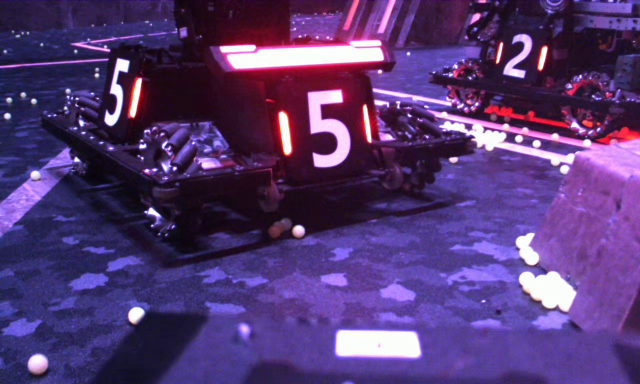
#> input picture Primary/RMimage/1290.jpg, 1280 x 768 px, given in place of blue1.mp4, which was not available (shown at 1/2 size)
$ python main.py
#> lines starting #> are read from the running program, lines starting #| are printed output that depends on the picture; after the words box and inside, x2 and y2 are one past the last pixel; in counts of white or black regions, pixels touching at a corner belong together; pictures that were not available may be replaced by others from this repository, and a replacement may not be noted
#> further down, frame is the input picture: shape (768, 1280, 3); mean B, G, R 115.2, 56.7, 85
### Intermediate/function.py
import cv2 as cv
import numpy as np


def colorRecog(imgOri, color):  # 根据目标颜色进行二值化
#> called with color = 'blue1'
    colorDict = {
        'red1': [np.array([0, 0, 240]), np.array([160, 160, 255])],
        'blue1': [np.array([0, 0, 240]), np.array([160, 160, 255])],
        'red2': [np.array([0, 60, 60]), np.array([20, 255, 255])],
        'blue2': [np.array([0, 150, 70]), np.array([160, 255, 255])]
    }

    blur = cv.GaussianBlur(imgOri, (13, 13), 0)
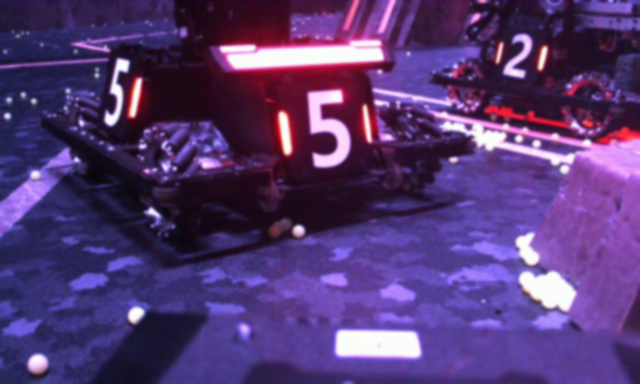
#> blur: shape (768, 1280, 3) (shown at 1/2 size); mean B, G, R 115.2, 56.7, 85
    hsv = cv.cvtColor(blur, cv.COLOR_BGR2HSV)
#> hsv: shape (768, 1280, 3); mean H, S, V 134.7, 146, 120.1
    range = cv.inRange(hsv, colorDict[color][0], colorDict[color][1])
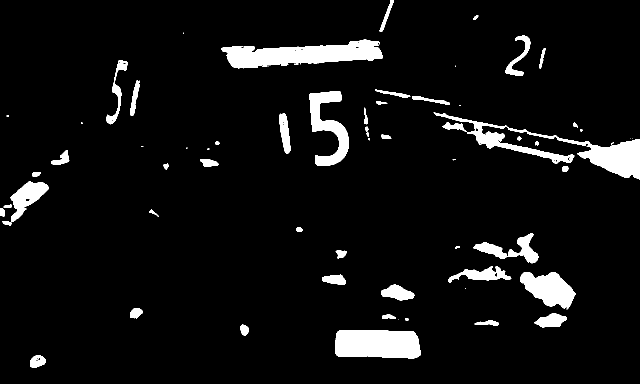
#> range: shape (768, 1280) (shown at 1/2 size); 6.2% white; 66 white regions (18 under 20 px), largest, box (x1, y1, x2, y2) and area: (867, 225, 1280, 359) 11092, (443, 79, 765, 137) 10708, (670, 660, 842, 717) 8786

    kernel = cv.getStructuringElement(cv.MORPH_RECT, (1, 1))
    erode = cv.erode(range, kernel)

    kernel = cv.getStructuringElement(cv.MORPH_RECT, (5, 5))
    dilate = cv.dilate(erode, kernel)
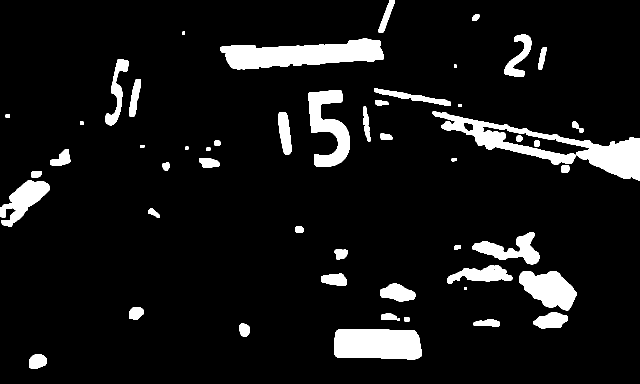
#> dilate: shape (768, 1280) (shown at 1/2 size); 8.4% white; 52 white regions, largest, box (x1, y1, x2, y2) and area: (865, 223, 1280, 361) 15211, (441, 77, 767, 139) 12798, (668, 658, 844, 719) 9806

    kernel = cv.getStructuringElement(cv.MORPH_RECT, (5, 5))
    open = cv.morphologyEx(dilate, cv.MORPH_OPEN, kernel)

    kernel = cv.getStructuringElement(cv.MORPH_RECT, (1, 1))
    close = cv.morphologyEx(open, cv.MORPH_CLOSE, kernel)

    imgOut = close.copy()
    imgOut[:, :400] = 0
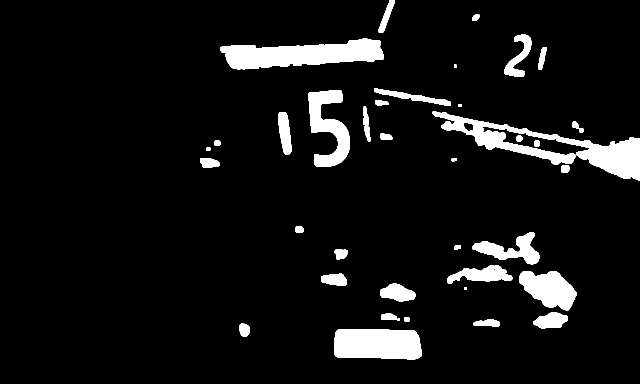
#> imgOut: shape (768, 1280) (shown at 1/2 size); 7.4% white; 38 white regions
    if color == 'red1' or color == 'blue1':
        imgOut[950:, :] = 0
    else:
        imgOut[500:, :] = 0

    return imgOut


def objectiveDetect(binary, color):  # 检测目标矩形
#> called with color = 0
    minCenterArea = [500, 300]
    maxCenterArea = [1500, 600]
    minCntArea = [5000, 750]
    maxCntArea = [40500, 20000]
    maxRectArea = [8000, 1000]
    minRectScale = [0.6, 0.4]
    maxRectScale = [1.6, 2.5]

    cnts, hier = cv.findContours(binary, cv.RETR_CCOMP, cv.CHAIN_APPROX_NONE)
#> cnts = 40 contours, 2 with area under 20; largest, box (x1, y1, x2, y2) and area: (865, 223, 1280, 361) 14690, (441, 77, 767, 139) 12433, (668, 658, 844, 719) 9590, (617, 180, 700, 334) 6298, (1038, 542, 1153, 621) 5704

    rects = []
    betterCnts = []
    objectiveRect = []
    center = []

    retval = cnts != []
#> retval = True
    if retval:
        retval = False
        for i in range(len(cnts)):
            area = cv.contourArea(cnts[i])
            if area > minCenterArea[color]:
                # 利用面积查找能量开关的中心
                if area < maxCenterArea[color]:
                    x, y, w, h = cv.boundingRect(cnts[i])
                    center = (x+int(w/2), y+int(h/2))

                # 筛选面积合适的轮廓
                if minCntArea[color] < area < maxCntArea[color]:
                    rect = cv.minAreaRect(cnts[i])
                    rectCenter, rectShape, rectAngle = rect
                    coordinates = np.int0(cv.boxPoints(rect))

                    dic = dict()
                    dic['area'] = area
                    dic['rectC'] = rectCenter
                    dic['rectW'] = rectShape[0]
                    dic['rectH'] = rectShape[1]
                    dic['coordinates'] = coordinates
                    dic['index'] = hier[0][i]

                    betterCnts.append(dic)
#> this loop made 40 passes
#> (area, x, y, w, h, center) on passes 3, 10, 18, 26, 30, 34, 40: (532.5, 947, 638, 52, 16, (973, 646)), (940, 642, 547, 52, 25, (668, 559)), (551.5, 400, 317, 39, 19, (419, 326)), (1496.5, 557, 224, 26, 86, (570, 267)), (532, 726, 213, 16, 70, (734, 248)), (1362.5, 748, 177, 154, 34, (825, 194)), (715.5, 757, 0, 33, 66, (773, 33))
#> (area, rectCenter, rectShape, rectAngle, coordinates) on passes 1, 11, 27, 33, 37: (9590.5, (755.7, 687.5), (58.41, 175.5), -88.76, [[842, 718], [667, 714], [668, 656], [844, 660]]), (5704.5, (1096.2, 573.3), (69.75, 120.4), -54.46, [[1124, 636], [1026, 566], [1067, 509], [1165, 579]]), (14689.5, (1072, 291.2), (84.51, 428.3), -82.54, [[1278, 360], [854, 305], [865, 221], [1289, 277]]), (6297.5, (659.2, 256.4), (75.29, 151), -5.81, [[629, 335], [614, 185], [688, 177], [704, 327]]), (12433, (603.7, 107.7), (324.2, 48.47), -3.04, [[443, 140], [440, 92], [764, 74], [766, 123]])
#> after the loop, betterCnts = 5 items

        # 查找矩形
        for i in range(len(betterCnts)):
            rectW = betterCnts[i]['rectW']
            rectH = betterCnts[i]['rectH']
            rectArea = betterCnts[i]['area']
            rectIdx = betterCnts[i]['index']

            if minRectScale[color] < rectH/rectW < maxRectScale[color]:
                if rectArea < maxRectArea[color]:
                    # 对搜索到的矩形查找它的父轮廓
                    betterCnts[i]['upperCnt'] = cnts[rectIdx[3]]
                    rects.append(betterCnts[i])
#> this loop made 5 passes
#> (rectW, rectH, rectArea, rectIdx) on passes 1 to 5: (58.41, 175.5, 9590.5, [1, -1, -1, -1]), (69.75, 120.4, 5704.5, [11, 9, -1, -1]), (84.51, 428.3, 14689.5, [29, 25, 27, -1]), (75.29, 151, 6297.5, [33, 31, -1, -1]), (324.2, 48.47, 12433, [37, 35, -1, -1])
#> after the loop, rects = []

        if rects != []:
            # 取父轮廓面积最小的矩形为目标
            rects = sorted(rects, key=lambda x: cv.contourArea(x['upperCnt']))
            if cv.contourArea(rects[0]['upperCnt'])/cv.contourArea(rects[-1]['upperCnt']) < 0.7 or len(rects) == 1:
                retval = True
                objectiveRect = rects[0]['coordinates']

    return retval, objectiveRect, center


# [20 lines left out: function rectShift, not called in this run]

### Intermediate/main.py
import cv2 as cv
import numpy as np

from function import colorRecog, objectiveDetect, rectShift

cv.namedWindow('res', 0)
cv.resizeWindow('res', 1000, 700)

video = cv.VideoCapture('RMvideo/blue1.mp4')

while video.isOpened:
    cap, frame = video.read()
    if cap:
        # 二值化函数color参数与视频文件名相同
        binary = colorRecog(frame, 'blue1')
        # 目标检测函数color参数，文件为red1和blue1时为0，其余为1
        ret, pts, center = objectiveDetect(binary, 0)
#> ret = False; pts = []; center = (773, 33)
        if ret:
            if center:
                # 提前量角度可以根据实际情况计算得出
                angle = 30
                pts = rectShift(pts, center, angle)
            cv.polylines(frame, [pts], True, (0, 255, 0), 5)

        cv.imshow('res', frame)

        if cv.waitKey(5) & 0xff == 27:
#> (key Esc is pressed here)
            break
    else:
        break

cv.destroyAllWindows()
video.release()

$ run again, on Primary/RMimage/1640.jpg
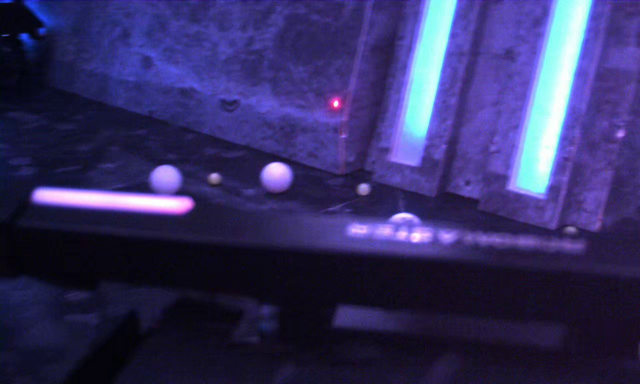
#> input picture Primary/RMimage/1640.jpg, 1280 x 768 px, given in place of blue1.mp4, which was not available (shown at 1/2 size)
#> frame is the input picture: shape (768, 1280, 3); mean B, G, R 99.2, 47.3, 52.7
#> hsv: shape (768, 1280, 3); mean H, S, V 123.8, 151.6, 99.4
#> in colorRecog, `range = cv.inRange(hsv, colorDict[color][0], colorDict[color][1])`:
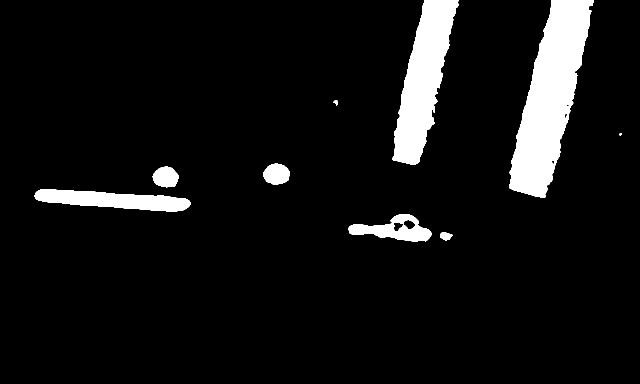
#> range: shape (768, 1280) (shown at 1/2 size); 7.4% white; 9 white regions (1 under 20 px), largest, box (x1, y1, x2, y2) and area: (1018, 0, 1188, 396) 34055, (784, 0, 917, 329) 21790, (69, 378, 381, 423) 8432
#> dilate: shape (768, 1280); 8.2% white; 9 white regions, largest, box (x1, y1, x2, y2) and area: (1016, 0, 1190, 398) 36379, (782, 0, 919, 331) 23676, (67, 376, 383, 425) 9904
#> in colorRecog, `imgOut[:, :400] = 0`:
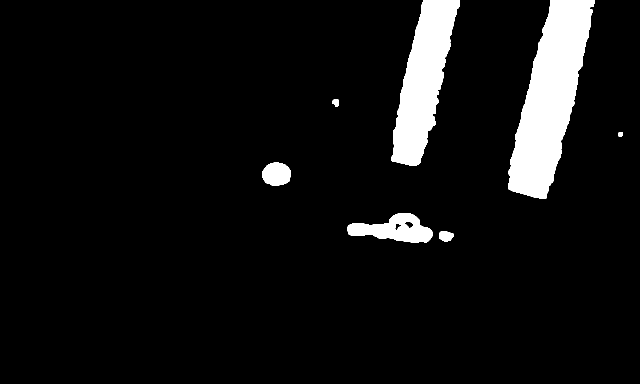
#> imgOut: shape (768, 1280) (shown at 1/2 size); 7% white; 7 white regions
#> cnts = 9 contours; largest, box (x1, y1, x2, y2) and area: (1016, 0, 1190, 398) 35903, (782, 0, 919, 331) 23273, (695, 426, 865, 486) 5805, (524, 325, 582, 371) 2061, (878, 462, 907, 483) 439
#> retval = True
#> the loop in objectiveDetect, `for i in range(len(cnts)):` made 9 passes
#> (area, rectCenter, rectShape, rectAngle, coordinates) on passes 2, 8, 9: (5805, (780.9, 450.8), (57.95, 170.1), -83, [[861, 489], [693, 469], [700, 411], [868, 432]]), (35903, (1101.1, 190.4), (411.6, 99.54), -75.87, [[1099, 402], [1002, 377], [1103, -21], [1199, 2]]), (23273, (847.3, 160.9), (343.2, 81), -78.69, [[853, 337], [773, 321], [841, -15], [920, 0]])
#> after the loop in objectiveDetect, `for i in range(len(cnts)):`: betterCnts = 3 items
#> the loop in objectiveDetect, `for i in range(len(betterCnts)):` made 3 passes
#> (rectW, rectH, rectArea, rectIdx) on passes 1 to 3: (57.95, 170.1, 5805, [4, 0, 2, -1]), (411.6, 99.54, 35903, [8, 6, -1, -1]), (343.2, 81, 23273, [-1, 7, -1, -1])
#> after the loop in objectiveDetect, `for i in range(len(betterCnts)):`: rects = []
#> ret = False; pts = []

$ run again, on Primary/RMimage/1644.jpg
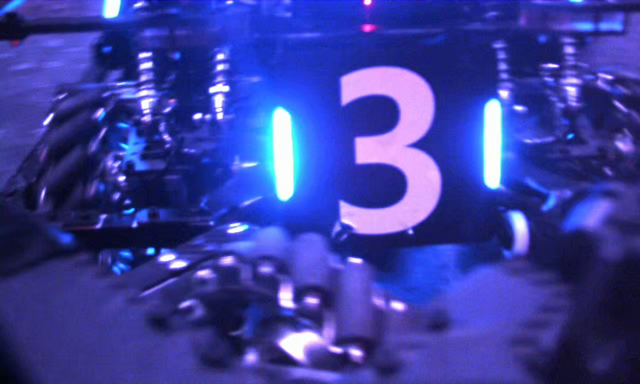
#> input picture Primary/RMimage/1644.jpg, 1280 x 768 px, given in place of blue1.mp4, which was not available (shown at 1/2 size)
#> frame is the input picture: shape (768, 1280, 3); mean B, G, R 159.2, 62.8, 59
#> hsv: shape (768, 1280, 3); mean H, S, V 119.2, 172.3, 159.2
#> in colorRecog, `range = cv.inRange(hsv, colorDict[color][0], colorDict[color][1])`:
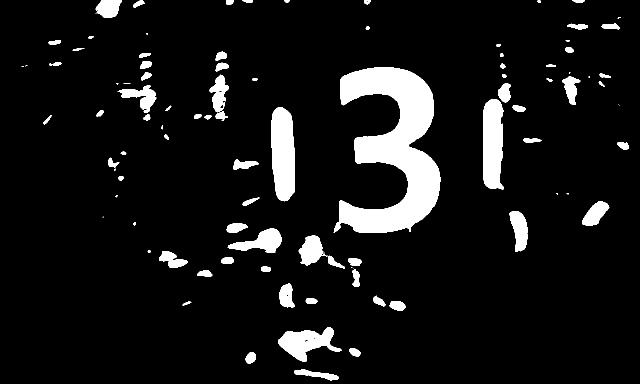
#> range: shape (768, 1280) (shown at 1/2 size); 8.4% white; 96 white regions (18 under 20 px), largest, box (x1, y1, x2, y2) and area: (667, 134, 881, 466) 35701, (543, 214, 590, 403) 7492, (966, 198, 1008, 379) 6425
#> dilate: shape (768, 1280); 10.6% white; 84 white regions, largest, box (x1, y1, x2, y2) and area: (665, 132, 883, 468) 39314, (541, 212, 592, 405) 8456, (964, 165, 1024, 381) 8377
#> in colorRecog, `imgOut[:, :400] = 0`:
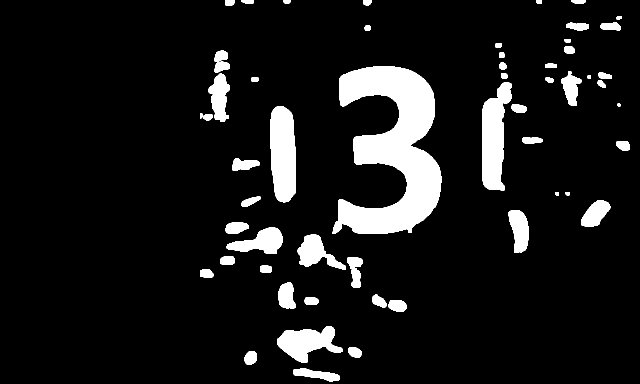
#> imgOut: shape (768, 1280) (shown at 1/2 size); 9.5% white; 56 white regions
#> cnts = 57 contours, 1 with area under 20; largest, box (x1, y1, x2, y2) and area: (665, 132, 883, 468) 38622, (541, 212, 592, 405) 8247, (964, 165, 1024, 381) 8120, (554, 652, 685, 726) 5142, (453, 455, 566, 508) 3160
#> retval = True
#> the loop in objectiveDetect, `for i in range(len(cnts)):` made 57 passes
#> (area, x, y, w, h, center) on passes 1, 2, 5, 8, 11, 15, 21, 35: (1229.5, 586, 737, 94, 26, (633, 750)), (517.5, 489, 702, 25, 27, (501, 715)), (664.5, 777, 600, 37, 24, (795, 612)), (1354.5, 556, 565, 36, 52, (574, 591)), (1098, 694, 514, 32, 62, (710, 545)), (798, 451, 444, 46, 24, (474, 456)), (854.5, 464, 316, 55, 26, (491, 329)), (1443.5, 1122, 150, 41, 62, (1142, 181))
#> after the loop in objectiveDetect, `for i in range(len(cnts)):`: betterCnts = 4 items
#> the loop in objectiveDetect, `for i in range(len(betterCnts)):` made 4 passes
#> (rectW, rectH, rectArea, rectIdx) on passes 1 to 4: (128.3, 68.46, 5142, [4, 2, -1, -1]), (49.72, 192.3, 8247, [26, 24, -1, -1]), (216.2, 55.43, 8120.5, [30, 27, 29, -1]), (339.3, 212.6, 38622.5, [40, 38, -1, -1])
#> after the loop in objectiveDetect, `for i in range(len(betterCnts)):`: rects = []
#> `ret, pts, center = objectiveDetect(binary, 0)`: ret = False; pts = []; center = (444, 123)
